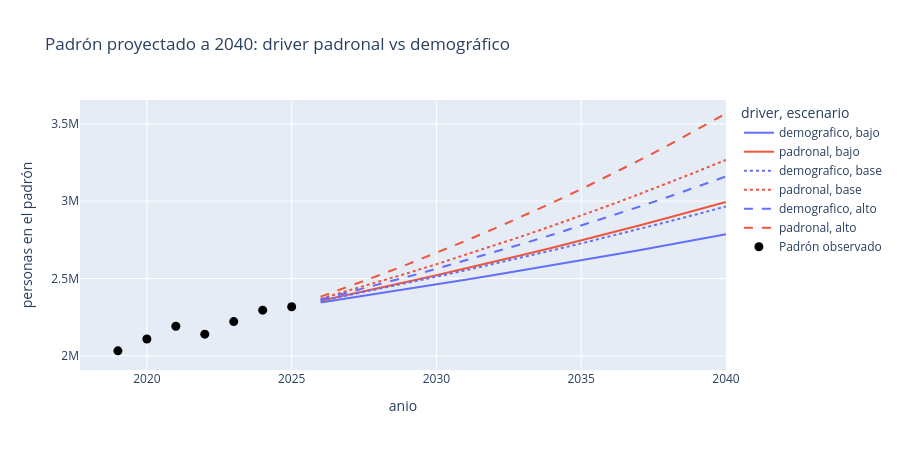

Notebook code for this chart:
### Markdown cell above
## 4. Escenarios de padrón electoral

Dos drivers comparados:

1. **Padronal observado**: CAGR del `pad` cartográfico 2019→2025 por
   municipio.
2. **Demográfico**: CAGR de la población 18+ de CONAPO 2015→2025 por
   municipio — hipótesis de que el padrón sigue a la población en edad
   de votar.

Cada driver genera su propio abanico bajo/base/alto. La comparación
entre drivers es el ejercicio más informativo: donde el padrón crece más
que la población 18+ suele haber migración, rezago de depuración o
ambos.

### Code cell
pad_mun = pad_sec.groupby(["anio", "mpiocve"]).pad.sum().reset_index()
cagr_pad = (pad_mun.pivot(index="mpiocve", columns="anio", values="pad")
            .pipe(lambda p: cagr(p[2019], p[2025], 6)).rename("cagr_pad"))

conapo18 = conapo.groupby(["mpiocve", "anio"]).pob_18mas.sum().reset_index()
cagr_18 = (conapo18[conapo18.anio.between(2015, 2025)]
           .pivot(index="mpiocve", columns="anio", values="pob_18mas")
           .pipe(lambda p: cagr(p[2015], p[2025], 10)).rename("cagr_18"))

drivers = (pad_mun[pad_mun.anio == ANIO_BASE_PAD]
           .rename(columns={"pad": "pad_base"}).drop(columns="anio")
           .merge(cagr_pad.reset_index(), on="mpiocve")
           .merge(cagr_18.reset_index(), on="mpiocve")
           .merge(munmap[["mpiocve", "nom_mun"]], on="mpiocve"))

anios_pad = list(range(ANIO_BASE_PAD + 1, HORIZONTE + 1))
esc_pad = pd.concat([
    drivers.assign(anio=a,
                   pad=lambda x: x.pad_base
                   * (1 + x[cagr_col] * fac) ** (a - ANIO_BASE_PAD),
                   driver=driver, escenario=nom)
    for a in anios_pad
    for driver, cagr_col in [("padronal", "cagr_pad"),
                             ("demografico", "cagr_18")]
    for nom, fac in [("bajo", 1 - DELTA), ("base", 1.0), ("alto", 1 + DELTA)]
], ignore_index=True)

state_pad = (esc_pad.groupby(["driver", "escenario", "anio"])
             .pad.sum().reset_index())
fig = px.line(state_pad, x="anio", y="pad", color="driver",
              line_dash="escenario",
              category_orders={"escenario": ["bajo", "base", "alto"]},
              title=f"Padrón proyectado a {HORIZONTE}: driver padronal vs demográfico")
fig.add_scatter(x=pad_anual.anio, y=pad_anual.pad, name="Padrón observado",
                mode="markers", marker=dict(size=9, color="black"))
fig.update_layout(height=450, yaxis_title="personas en el padrón")
fig.show()

### Figure 1 — Plotly figure (JSON) as saved in the notebook; plotly's stock layout.template omitted (floating-point values rounded to 4 significant figures)
{"data": [{"hovertemplate": "driver=demografico<br>escenario=bajo<br>anio=%{x}<br>pad=%{y}<extra></extra>", "legendgroup": "demografico, bajo", "line": {"color": "#636efa", "dash": "solid"}, "marker": {"symbol": "circle"}, "mode": "lines", "name": "demografico, bajo", "orientation": "v", "showlegend": true, "type": "scatter", "x": [2026, 2027, 2028, 2029, 2030, 2031, 2032, 2033, 2034, 2035, 2036, 2037, 2038, 2039, 2040], "xaxis": "x", "y": [2345000.0, 2374000.0, 2403000.0, 2432000.0, 2462000.0, 2492000.0, 2522000.0, 2554000.0, 2585000.0, 2617000.0, 2650000.0, 2683000.0, 2717000.0, 2751000.0, 2786000.0], "yaxis": "y"}, {"hovertemplate": "driver=padronal<br>escenario=bajo<br>anio=%{x}<br>pad=%{y}<extra></extra>", "legendgroup": "padronal, bajo", "line": {"color": "#EF553B", "dash": "solid"}, "marker": {"symbol": "circle"}, "mode": "lines", "name": "padronal, bajo", "orientation": "v", "showlegend": true, "type": "scatter", "x": [2026, 2027, 2028, 2029, 2030, 2031, 2032, 2033, 2034, 2035, 2036, 2037, 2038, 2039, 2040], "xaxis": "x", "y": [2357000.0, 2396000.0, 2437000.0, 2479000.0, 2521000.0, 2564000.0, 2608000.0, 2653000.0, 2699000.0, 2746000.0, 2794000.0, 2842000.0, 2892000.0, 2943000.0, 2995000.0], "yaxis": "y"}, {"hovertemplate": "driver=demografico<br>escenario=base<br>anio=%{x}<br>pad=%{y}<extra></extra>", "legendgroup": "demografico, base", "line": {"color": "#636efa", "dash": "dot"}, "marker": {"symbol": "circle"}, "mode": "lines", "name": "demografico, base", "orientation": "v", "showlegend": true, "type": "scatter", "x": [2026, 2027, 2028, 2029, 2030, 2031, 2032, 2033, 2034, 2035, 2036, 2037, 2038, 2039, 2040], "xaxis": "x", "y": [2355000.0, 2393000.0, 2432000.0, 2471000.0, 2512000.0, 2553000.0, 2595000.0, 2638000.0, 2682000.0, 2727000.0, 2773000.0, 2819000.0, 2867000.0, 2916000.0, 2966000.0], "yaxis": "y"}, {"hovertemplate": "driver=padronal<br>escenario=base<br>anio=%{x}<br>pad=%{y}<extra></extra>", "legendgroup": "padronal, base", "line": {"color": "#EF553B", "dash": "dot"}, "marker": {"symbol": "circle"}, "mode": "lines", "name": "padronal, base", "orientation": "v", "showlegend": true, "type": "scatter", "x": [2026, 2027, 2028, 2029, 2030, 2031, 2032, 2033, 2034, 2035, 2036, 2037, 2038, 2039, 2040], "xaxis": "x", "y": [2370000.0, 2423000.0, 2478000.0, 2534000.0, 2592000.0, 2652000.0, 2713000.0, 2776000.0, 2840000.0, 2907000.0, 2975000.0, 3045000.0, 3117000.0, 3191000.0, 3267000.0], "yaxis": "y"}, {"hovertemplate": "driver=demografico<br>escenario=alto<br>anio=%{x}<br>pad=%{y}<extra></extra>", "legendgroup": "demografico, alto", "line": {"color": "#636efa", "dash": "dash"}, "marker": {"symbol": "circle"}, "mode": "lines", "name": "demografico, alto", "orientation": "v", "showlegend": true, "type": "scatter", "x": [2026, 2027, 2028, 2029, 2030, 2031, 2032, 2033, 2034, 2035, 2036, 2037, 2038, 2039, 2040], "xaxis": "x", "y": [2364000.0, 2412000.0, 2461000.0, 2511000.0, 2563000.0, 2616000.0, 2670000.0, 2726000.0, 2783000.0, 2842000.0, 2902000.0, 2964000.0, 3027000.0, 3092000.0, 3159000.0], "yaxis": "y"}, {"hovertemplate": "driver=padronal<br>escenario=alto<br>anio=%{x}<br>pad=%{y}<extra></extra>", "legendgroup": "padronal, alto", "line": {"color": "#EF553B", "dash": "dash"}, "marker": {"symbol": "circle"}, "mode": "lines", "name": "padronal, alto", "orientation": "v", "showlegend": true, "type": "scatter", "x": [2026, 2027, 2028, 2029, 2030, 2031, 2032, 2033, 2034, 2035, 2036, 2037, 2038, 2039, 2040], "xaxis": "x", "y": [2383000.0, 2450000.0, 2519000.0, 2591000.0, 2666000.0, 2743000.0, 2822000.0, 2904000.0, 2990000.0, 3078000.0, 3169000.0, 3263000.0, 3361000.0, 3462000.0, 3566000.0], "yaxis": "y"}, {"marker": {"color": "black", "size": 9}, "mode": "markers", "name": "Padrón observado", "type": "scatter", "x": [2019, 2020, 2021, 2022, 2023, 2024, 2025], "y": [2032271, 2108953, 2191210, 2140362, 2221477, 2295226, 2317487]}], "layout": {"height": 450, "legend": {"title": {"text": "driver, escenario"}, "tracegroupgap": 0}, "title": {"text": "Padrón proyectado a 2040: driver padronal vs demográfico"}, "xaxis": {"anchor": "y", "domain": [0.0, 1.0], "title": {"text": "anio"}}, "yaxis": {"anchor": "x", "domain": [0.0, 1.0], "title": {"text": "personas en el padrón"}}}}
